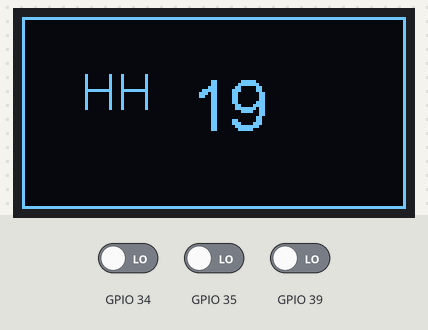
Bench run of a program on a simulated ESP32. Shown: 128×64 one-colour display. The inputs (shaded band) are chosen by the test bench; at power-on: GPIO 35 LOW, GPIO 34 LOW, GPIO 39 LOW. What the program prints to the serial monitor is not drawn.

Above: at 1.2 s.
1.3 s: GPIO 35 driven HIGH
At 1.84 s:
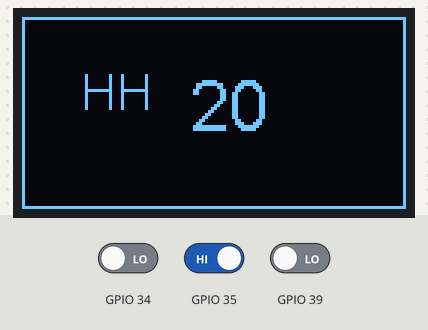
4.0 s: GPIO 34 driven HIGH
At 4.73 s:
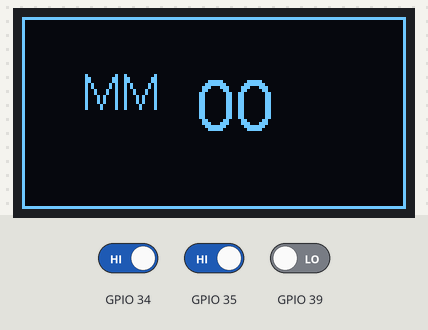
7.0 s: GPIO 39 driven HIGH
At 9.6 s:
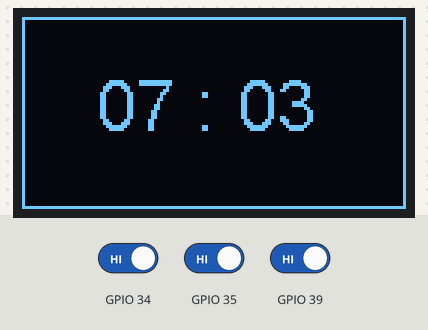
10.0 s: GPIO 39 driven LOW
At 10.91 s:
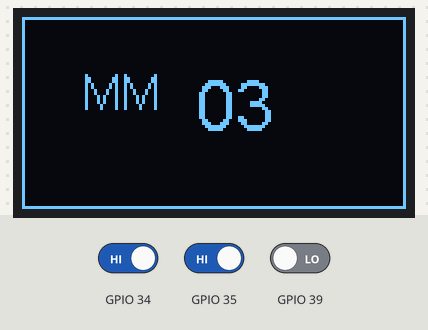
12.2 s: GPIO 34 driven LOW
At 12.7 s:
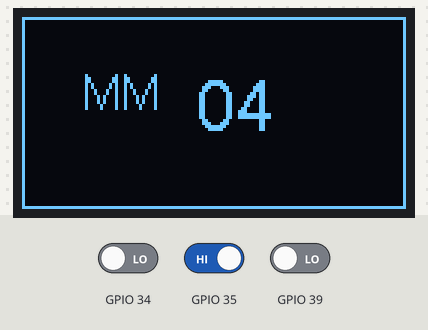
14.0 s: GPIO 35 driven LOW
At 14.62 s:
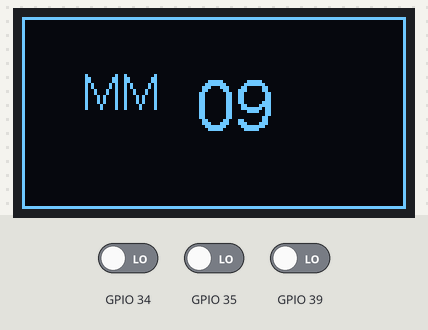
Timing chart, 0 to 17.0 s (numbered marks = the images above; inputs shaded):
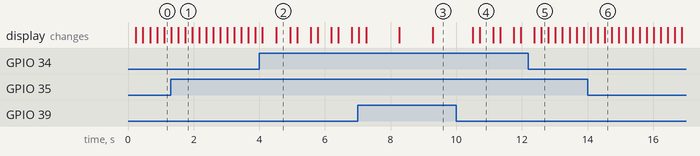

Measured:
- after the input at 7.0 s, the display: first differs from a run without the input after 0.25 s (image 3 shows a later state)
- after the input at 10.0 s, the display: first changes after 0.50 s (image 4 shows a later state)
- after the input at 12.2 s, the display: first differs from a run without the input after 0.39 s (image 5)
- what the display in image 2 shows lasts 0.4 s, from 4.5 s to 4.9 s

The program:

main.cpp
```cpp
#include <Arduino.h>
/*
#include "esp32_snir.h"
#include "clavier.h"
#include "cadran.h"

uint8_t touches[] = {BP1, BP2, BP3};
Clavier leClavier(touches);
Cadran *leCadran;

void setup()
{
    Serial.begin(115200);
    leCadran = new Cadran;
}

void loop()
{
    Clavier::TOUCHES_CLAVIER laTouche = leClavier.Scruter();

    switch (laTouche)
    {
    case Clavier::MODE:
        Serial.println("Mode");
        leCadran->Afficher("Mode", laTouche);
        break;
    case Clavier::PLUS:
        Serial.println("Plus");
        leCadran->Afficher("Plus", laTouche);
        break;
    case Clavier::MOINS:
        Serial.println("Moins");
        leCadran->Afficher("Moins", laTouche);
        break;
    default:
        leCadran->Afficher(0, 0);
        break;
    }

}
*/

#include "horloge.h"

Horloge *uneHorloge;


/**
 * @brief setup
 * @details Réalise l'initialisation de l'horloge
 */
void setup()
{
      uneHorloge = new Horloge;
      Serial.begin(115200);
}

/**
 * @brief loop
 * @details Boucle infinie pour le contrôle de l'horloge
 */
void loop()
{
    uneHorloge->Controler();
    //uneHorloge->ActualiserHeure();
}
```

cadran.h
```cpp
/*
 * File:   Cadran.h
 * Author: philippe
 *
 * Created on 4 janvier 2024, 08:55
 */

#include <SSD1306.h>

#ifndef CADRAN_H
#define CADRAN_H

class Cadran : public SSD1306 {
public:
    Cadran(const int16_t _dx = 20, const int16_t _dy = 16);
    void Afficher(const int _heures, const int _minutes);
    void Afficher(const String _texte, const int _valeur);

private:
    int16_t dx;
    int16_t dy;
};

#endif /* CADRAN_H */
```

clavier.h
```cpp
/*
 * File:   Clavier.h
 * Author: philippe
 *
 * Created on 3 janvier 2024, 15:12
 */

#ifndef CLAVIER_H
#define CLAVIER_H

#include <Arduino.h>

class Clavier {

public:
   enum TOUCHES_CLAVIER
   {
        AUCUNE = -1,
        MODE,
        PLUS,
        MOINS,
    };

    Clavier(const uint8_t _lesBoutonsPoussoirs[], const int _nbPoussoirs=3);
    ~Clavier();
    TOUCHES_CLAVIER Scruter();

private:
    uint8_t *lesBoutonsPoussoirs;
    int nbPoussoirs;
};

#endif /* CLAVIER_H */

#define TOTO
```

esp32_snir.h
```cpp
/*
 * File:   esp32_snir.h
 * Author: philippe
 *
 * Created on 4 janvier 2024, 08:31
 */

#ifndef ESP32_SNIR_H
#define ESP32_SNIR_H

#define BP1 39 // définition des boutons-poussoirs
#define BP2 34
#define BP3 35

#define SW 23 // définition de l’interrupteur

#define LED 2 // définition de la LED bleue sur le board ESP32
#define D1 13 // définition de la LED rouge
#define D2 12 // définition de la LED verte

#define ADD_OLED 0x3C // adresse de l’afficheur OLED sur le bus I2C

#define DATALEDS 19 // définition du GPIO pour la commande des LED RGB
#define NB_PIXELS 4 // nombre de pixels sur la carte.

#define ADC_LDR 36 // définition du GPIO pour la conversion analogique numérique

#define RELAY_1 27 // définition du GPIO pour le relais 1
#define RELAY_2 14 // définition du GPIO pour le relais 2

#define TX_RS232 17 // définition de la broche de transmission pour la RS232
#define RX_RS232 16 // définition de la broche de réception pour la RS232

#define TEMP 18 // définition du bus 1-wire pour le capteur de température

#define PWM 2 // définition du GPIO pour le servomoteur

#endif /* ESP32_SNIR_H */
```

horloge.h
```cpp
// (licence header left out)
/*
 * File:   Horloge.h
 * Author: philippe
 *
 * Created on 4 janvier 2024, 11:38
 */

#ifndef HORLOGE_H
#define HORLOGE_H

#include <Arduino.h>
#include "clavier.h"
#include "cadran.h"
#include "esp32_snir.h"

#define MINUTE_ECOULEE 1000


class Horloge {
public:
    Horloge(const short _resolution = 24, const short _nbMode = 3);
    ~Horloge();
    bool AvancerMinutes();
    void AvancerHeures();
    void ReculerMinutes();
    void ReculerHeures();
    void ChangerMode();
    void ActualiserHeure();
    void Controler();

    enum MODES_HORLOGE // déclaration des modes de l’horloge
    {
        AUCUN_REGLAGE,
        REGLAGE_HEURES,
        REGLAGE_MINUTES
    };

  private:
    int heures;
    int minutes;
    const int resolution;
    const short nbMode;
    MODES_HORLOGE mode;

    uint64_t tempsPrec;  /// Valeur précédente du temps


    Clavier *leClavier ;
    const uint8_t touches[3] = {BP1,BP2,BP3};
    Clavier::TOUCHES_CLAVIER toucheEnfoncee;

    Cadran *leCadran;
};

#endif /* HORLOGE_H */
```

cadran.cpp
```cpp
/*
 * File:   Cadran.cpp
 * Author: philippe
 *
 * Created on 4 janvier 2024, 08:55
 */

#include "cadran.h"
#include "esp32_snir.h"

Cadran::Cadran(const int16_t _dx, const int16_t _dy) :
SSD1306(ADD_OLED, SDA, SCL),
dx(_dx),
dy(_dy)
{
    init();
    flipScreenVertically();
    clear();
    drawRect(0, 0, 128, 64);
    display();
}

/**
 * @brief Cadran::Afficher
 * @details : Affiche les heures et le minutes séparées par ':'
 * @param _heures   valeurs des heures
 * @param _minutes  valeurs des minutes
 */
void Cadran::Afficher(const int _heures, const int _minutes)
{
    String heuresMinutes;

    if (_heures < 10)
        heuresMinutes += '0';
    heuresMinutes += _heures;
    heuresMinutes += " : ";
     if (_minutes < 10)
        heuresMinutes += '0';
    heuresMinutes += _minutes;

    clear();
    drawRect(0, 0, 128, 64);
    setFont(ArialMT_Plain_24);
    drawString(dx + 5, dy, heuresMinutes);
    display();
}

/**
 * @brief Cadran::Afficher
 * @details : Affiche un texte en police 16 et une valeur en police 32
 * @param _texte    Le texte indiquant la fonction
 * @param _valeur   La valeur à afficher
 */
void Cadran::Afficher(const String _texte, const int _valeur)
{
    clear();
    drawRect(0, 0, 128, 64);
    setFont(ArialMT_Plain_16);
    String s1 = _texte + "   ";
    drawString(dx, dy, s1);
    int pos = getStringWidth(s1);
    s1.clear();
    if (_valeur < 10)
        s1 = "0";
    s1 += _valeur;
    setFont(ArialMT_Plain_24);
    drawString(dx + pos, dy, s1);
    display();
}
```

clavier.cpp
```cpp
/*
 * File:   Clavier.cpp
 * Author: philippe
 *
 * Created on 3 janvier 2024, 15:12
 */

#include "clavier.h"

Clavier::Clavier(const uint8_t _lesBoutonsPoussoirs[], const int _nbPoussoirs) :
nbPoussoirs(_nbPoussoirs)
{
    lesBoutonsPoussoirs = new uint8_t[nbPoussoirs];
    for (int indice = 0; indice < nbPoussoirs; indice++)
    {
        lesBoutonsPoussoirs[indice] = _lesBoutonsPoussoirs[indice];
        pinMode(lesBoutonsPoussoirs[indice], INPUT);
    }
}

Clavier::~Clavier()
{
    delete[] lesBoutonsPoussoirs;
}

Clavier::TOUCHES_CLAVIER Clavier::Scruter()
{
    TOUCHES_CLAVIER retour = AUCUNE;
    for (int indice = 0; indice < nbPoussoirs; indice++)
    {
        if (digitalRead(lesBoutonsPoussoirs[indice]) == LOW)
            retour = static_cast<TOUCHES_CLAVIER> (indice);
        Serial.println(retour);
    }
    delay(200);

    return retour;
}


int t;
```

horloge.cpp
```cpp
// (licence header left out)
/*
 * File:   Horloge.cpp
 * Author: philippe
 *
 * Created on 4 janvier 2024, 11:38
 */

#include "horloge.h"

/**
 * @brief Horloge::Horloge
 * @details     Constructeur de l'horloge initialise les attributs et les relations de composition
 * @param _nbMode       /// Nombre de modes de l'horloge
 * @param _resolution   /// Résolution de l'horloge par défaut 24
 */
Horloge::Horloge(const short _resolution, const short _nbMode) :
heures(0),
minutes(0),
resolution(_resolution),
nbMode(_nbMode),
mode(AUCUN_REGLAGE)
{
    leCadran = new Cadran;
    leClavier = new Clavier(touches);
    tempsPrec = millis();
}

/**
 * @brief Horloge::~Horloge
 * @details     Destructeur de la classe, libère la mémoire obtenu pour les compositions
 */
Horloge::~Horloge()
{
    delete leCadran;
    delete leClavier;
}

/**
 * @brief Horloge::AvancerHeures
 * @details     Avance les heures
 * @return      vrai si la résolution a été atteinte, faux sinon
 */
bool Horloge::AvancerMinutes()
{
    bool retour = false;
    if (++minutes == 60)
    {
        minutes = 0;
        retour = true;
    }
    return retour;
}

/**
 * @brief Horloge::AvancerMinutes
 * @details     Avance les minutes
 */
void Horloge::AvancerHeures()
{
    if (++heures == resolution)
        heures = 0;
}

/**
 * @brief Horloge::ReculerMinutes
 * @details     Recule les minutes
 */
void Horloge::ReculerMinutes()
{
    if (--minutes == -1)
        minutes = 59;
}

/**
 * @brief Horloge::ReculerHeures
 * @details     Recule les heures
 */
void Horloge::ReculerHeures()
{
    if (--heures < 0)
        heures = resolution - 1;
}

/**
 * @brief Horloge::ChangerMode
 * @details     Passe au mode suivant en tenant compte du nombre de mode
 */
void Horloge::ChangerMode()
{
    mode = static_cast<MODES_HORLOGE> ((mode + 1) % nbMode);
}

/**
 * @brief Horloge::ActualiserHeure
 * @details     Actualise les heures et les minutes si une minute est écoulée
 *              Réalise l'affichage sur l'écran. La fonction est non bloquante.
 */
void Horloge::ActualiserHeure()
{
    uint64_t valCourante = millis();

    if (valCourante - tempsPrec > MINUTE_ECOULEE) // à modifier pour aller plus vite pour le test, valeur en mili-secondes
    {
        tempsPrec = valCourante;
        if (AvancerMinutes())
            AvancerHeures();
        leCadran->Afficher(heures, minutes);
    }

}

/**
 * @brief Horloge::Controler
 * @details             Assure la gestion de l'horloge
 */
void Horloge::Controler()
{
    switch (mode)
    {
    case AUCUN_REGLAGE:

        if (toucheEnfoncee == Clavier::MODE)
            ChangerMode();
        else ActualiserHeure();
        break;

    case Horloge::REGLAGE_HEURES:
        switch (toucheEnfoncee)
        {
        case Clavier::PLUS:
            AvancerHeures();
            break;
        case Clavier::MOINS:
            ReculerHeures();
            break;
        case Clavier::MODE:
            ChangerMode();
            break;
        default:
            break;
        }
        leCadran->Afficher("HH", heures);
        break;

    case REGLAGE_MINUTES:
        switch (toucheEnfoncee)
        {
        case Clavier::PLUS:
            AvancerMinutes();
            break;
        case Clavier::MOINS:
            ReculerMinutes();
            break;
        case Clavier::MODE:
            ChangerMode();
            break;
        default:
            break;
        }
        leCadran->Afficher("MM", minutes);
        break;
    }
    toucheEnfoncee = leClavier->Scruter();
}
```
